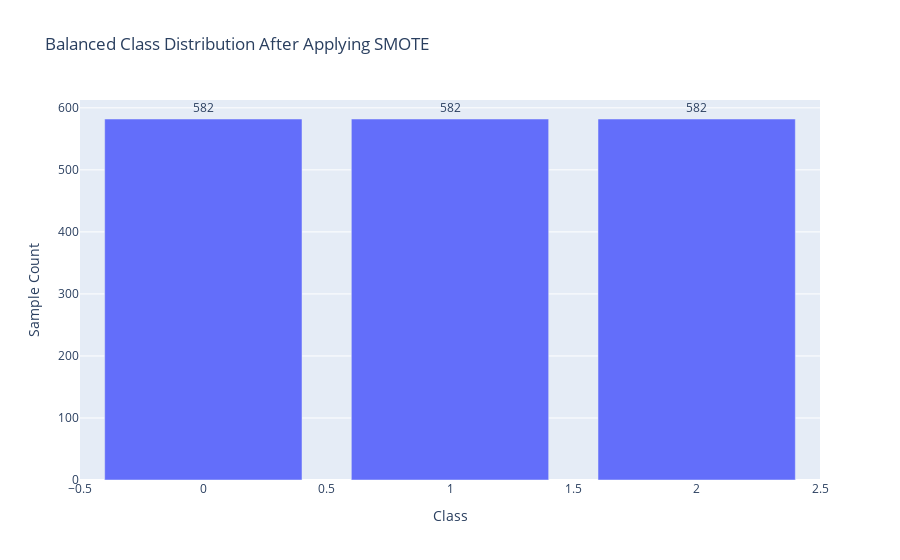

Write notebook code for a chart like this one.
### Code cell
import plotly.express as px

# Convert the balanced class distribution to a DataFrame for visualization
balanced_class_df = pd.DataFrame({
    'Class': balanced_class_distribution.index,
    'Count': balanced_class_distribution.values
})

# Create a bar plot to visualize the balanced class distribution
fig = px.bar(
    balanced_class_df,
    x='Class',
    y='Count',
    title='Balanced Class Distribution After Applying SMOTE',
    labels={'Class': 'Behavioral Difficulty Class', 'Count': 'Number of Samples'},
    text='Count'
)

# Customize the layout
fig.update_traces(textposition='outside')
fig.update_layout(
    xaxis_title="Class",
    yaxis_title="Sample Count",
    showlegend=False
)

# Show the plot
fig.show()

### Figure 1 — Plotly figure (JSON) as saved in the notebook; plotly's stock layout.template omitted (floating-point values rounded to 4 significant figures)
{"data": [{"alignmentgroup": "True", "hovertemplate": "Behavioral Difficulty Class=%{x}<br>Number of Samples=%{text}<extra></extra>", "legendgroup": "", "marker": {"color": "#636efa", "pattern": {"shape": ""}}, "name": "", "offsetgroup": "", "orientation": "v", "showlegend": false, "text": [582, 582, 582], "textposition": "outside", "type": "bar", "x": [0, 1, 2], "xaxis": "x", "y": [582, 582, 582], "yaxis": "y"}], "layout": {"barmode": "relative", "legend": {"tracegroupgap": 0}, "showlegend": false, "title": {"text": "Balanced Class Distribution After Applying SMOTE"}, "xaxis": {"anchor": "y", "domain": [0, 1], "title": {"text": "Class"}}, "yaxis": {"anchor": "x", "domain": [0, 1], "title": {"text": "Sample Count"}}}}
